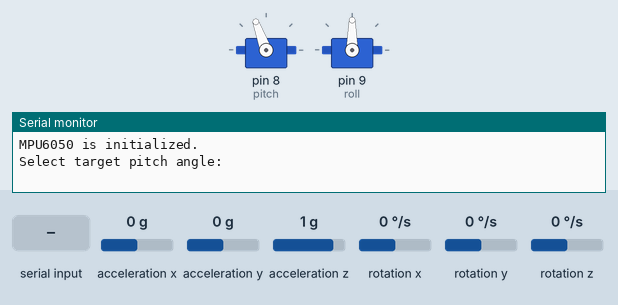
The sketch below on a simulated Arduino Uno, built with avr-gcc and run on an emulated ATmega328P. On the bench: 2 × servo, the last lines printed to the serial monitor. Inputs (shaded band) come from the test bench; at power-on: acceleration z 1 g, acceleration y 0 g, acceleration x 0 g, rotation x 0 °/s, rotation y 0 °/s, rotation z 0 °/s.

Above: at 0.9 s.
1.0 s: "90,45\n" received over Serial
2.5 s: "30,150\n" received over Serial
4.1 s: "0\n" received over Serial
At 4.36 s:
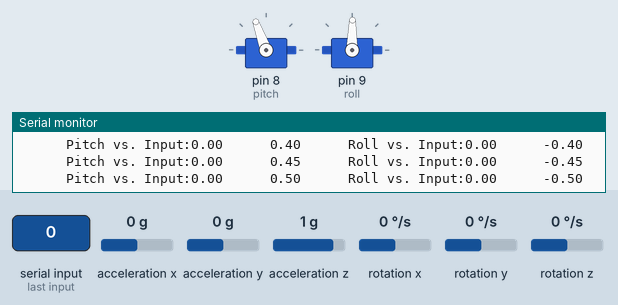
7.1 s: acceleration z set to -1.4 g
10.1 s: acceleration y set to -1.4 g
At 10.24 s:
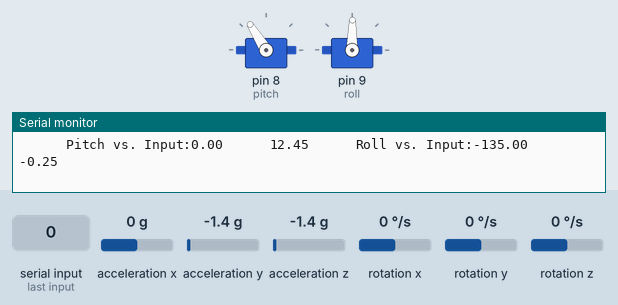
13.1 s: acceleration x set to -1.4 g
At 16.23 s:
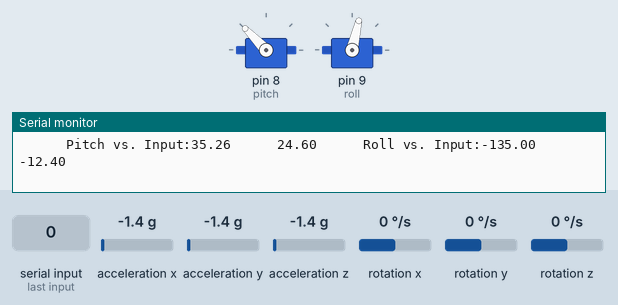
Timing chart, 0 to 20.4 s (numbered marks = the images above; inputs shaded):
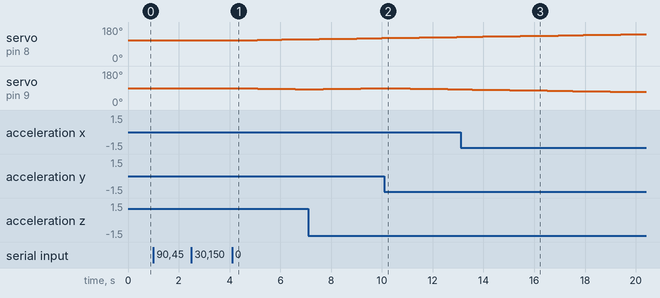

Measured:
- after the input at 4.1 s, servo on pin 8 (pitch): moves from 110° to 116° over 2.4 s, starting after 0.49 s; servo on pin 9 (roll): moves from 90° to 83° over 2.9 s, starting at once

The sketch:

TVC_Akiom_Gyro_Calibration.ino
```cpp
//RUN MULTIPLE TRIALS PER ANGLE

#include <Wire.h>
#include <Servo.h>
#include <MPU6050.h>

MPU6050 mpu;

Servo pitch;
Servo roll;

//parameters
float targetPitch;
float targetRoll;
int accelPitchZero;
int accelRollZero;
float accelPitch;
float accelRoll;

//roll range ---(use angles instead) servo input; current zero is 90
//pitch range ---(use angles instead) servo input; current zero is 110
float servoPitchInput = 0;
float servoRollInput = 0;

void setup() {
  Serial.begin(115200);

  while (!mpu.begin(MPU6050_SCALE_2000DPS, MPU6050_RANGE_2G))
  {
    Serial.println("Could not find a valid MPU6050 sensor, check wiring!");
    delay(500);
  }

  pitch.attach(8);
  roll.attach(9);
  pitch.write(110);
  roll.write(90);

  Serial.println("MPU6050 is initialized.");
  Serial.println();
  Serial.print("Select target pitch angle: ");

  while (Serial.available() == 0) {
  }

  targetPitch = Serial.parseFloat();
  Serial.println(targetPitch);
  Serial.end();
  Serial.begin(115200);

  Serial.println();
  Serial.print("Select target roll angle: ");

  while (Serial.available() == 0) {
  }

  targetRoll = Serial.parseFloat();
  Serial.println(targetRoll);
  Serial.end();
  Serial.begin(115200);

  Serial.println("Begin calibration.");

  //zero stuff

  delay(100);

  while (Serial.available() == 0) {
    Vector normAccel = mpu.readNormalizeAccel();

    float accelPitchZero = -(atan2(normAccel.XAxis, sqrt(normAccel.YAxis * normAccel.YAxis + normAccel.ZAxis * normAccel.ZAxis)) * 180.0) / M_PI;
    float accelRollZero = (atan2(normAccel.YAxis, normAccel.ZAxis) * 180.0) / M_PI;

    Serial.print("Zeros:");
    Serial.print(accelPitchZero);
    Serial.print("      ");
    Serial.println(accelRollZero);
    delay(10);
  }

}

void loop() {

  //sensor fetch

  Vector normAccel = mpu.readNormalizeAccel();

  delay(10);

  accelPitch = -((atan2(normAccel.XAxis, sqrt(normAccel.YAxis * normAccel.YAxis + normAccel.ZAxis * normAccel.ZAxis)) * 180.0) / M_PI) - accelPitchZero;
  accelRoll = ((atan2(normAccel.YAxis, normAccel.ZAxis) * 180.0) / M_PI) - accelRollZero;

  delay(10);

  //logic loop

  if (accelPitch > targetPitch) {
    servoPitchInput = servoPitchInput - 0.05;
  }

  else {
    servoPitchInput = servoPitchInput + 0.05;
  }

  if (accelRoll < targetRoll) {
    servoRollInput = servoRollInput - 0.05;
  }

  else {
    servoRollInput = servoRollInput + 0.05;
  }

  pitch.write(servoPitchInput + 110);
  roll.write(servoRollInput + 90);

  //output to serial

  Serial.print("      Pitch vs. Input:");
  Serial.print(accelPitch - accelPitchZero);
  Serial.print("      ");
  Serial.print(servoPitchInput);
  Serial.print("      Roll vs. Input:");
  Serial.print(accelRoll - accelRollZero);
  Serial.print("      ");
  Serial.println(servoRollInput);
}
```
